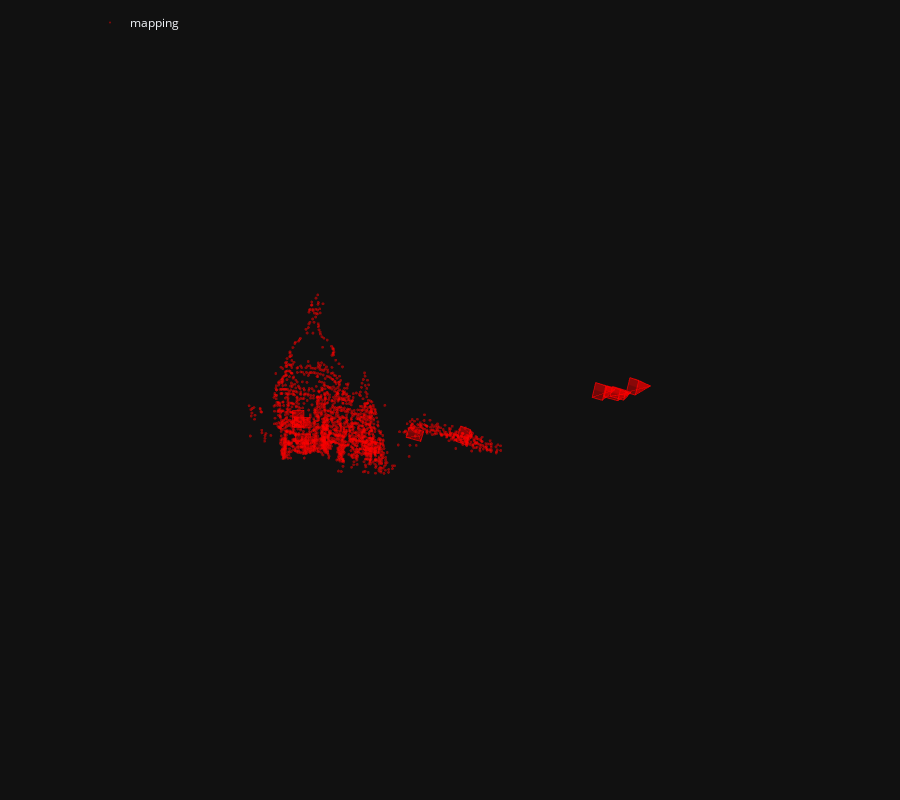

The cell this chart's notebook holds for it:
### Markdown cell above
Reconstruction

### Code cell
model = reconstruction.main(sfm_dir_ss, images, sfm_pairs, superPoint_features, superGLUE_matches, image_list=references)
fig = viz_3d.init_figure()
viz_3d.plot_reconstruction(fig, model, color='rgba(255,0,0,0.5)', name="mapping")
fig.show()

### Figure 1 — Plotly figure (JSON) as saved in the notebook; plotly's stock layout.template omitted (floating-point values rounded to 4 significant figures; data arrays with more than 128 entries replaced by an {"elided": "..."} marker saying what was removed)
{"data": [{"legendgroup": "mapping", "marker": {"color": "rgba(255,0,0,0.5)", "line": {"width": 0}, "size": 1}, "mode": "markers", "name": "mapping", "type": "scatter3d", "x": {"elided": "1915 float values"}, "y": {"elided": "1915 float values"}, "z": {"elided": "1915 float values"}}, {"legendgroup": "mapping", "line": {"color": "rgba(255,0,0,0.5)"}, "marker": {"size": 0.0001}, "name": "1", "showlegend": false, "type": "scatter3d", "x": [0.1941, 0.3524, 0.2815, 0.1232, 0.1941], "y": [0.3253, 0.3866, 0.6322, 0.571, 0.3253], "z": [2.255, 2.341, 2.297, 2.211, 2.255]}, {"color": "rgba(255,0,0,0.5)", "i": [0, 0, 0, 0], "j": [1, 2, 3, 4], "k": [2, 3, 4, 1], "legendgroup": "mapping", "name": "1", "showlegend": false, "type": "mesh3d", "x": [0.3852, 0.1941, 0.3524, 0.2815, 0.1232, 0.1941], "y": [0.4733, 0.3253, 0.3866, 0.6322, 0.571, 0.3253], "z": [2.01, 2.255, 2.341, 2.297, 2.211, 2.255]}, {"legendgroup": "mapping", "line": {"color": "rgba(255,0,0,0.5)", "width": 1}, "mode": "lines", "name": "1", "showlegend": false, "type": "scatter3d", "x": [0.3852, 0.1941, 0.3524, 0.3852, 0.3524, 0.2815, 0.3852, 0.2815, 0.1232, 0.3852, 0.1232, 0.1941], "y": [0.4733, 0.3253, 0.3866, 0.4733, 0.3866, 0.6322, 0.4733, 0.6322, 0.571, 0.4733, 0.571, 0.3253], "z": [2.01, 2.255, 2.341, 2.01, 2.341, 2.297, 2.01, 2.297, 2.211, 2.01, 2.211, 2.255]}, {"legendgroup": "mapping", "line": {"color": "rgba(255,0,0,0.5)"}, "marker": {"size": 0.0001}, "name": "2", "showlegend": false, "type": "scatter3d", "x": [-1.326, -1.088, -1.135, -1.373, -1.326], "y": [0.6405, 0.7068, 0.8698, 0.8035, 0.6405], "z": [4.173, 4.266, 4.27, 4.177, 4.173]}, {"color": "rgba(255,0,0,0.5)", "i": [0, 0, 0, 0], "j": [1, 2, 3, 4], "k": [2, 3, 4, 1], "legendgroup": "mapping", "name": "2", "showlegend": false, "type": "mesh3d", "x": [-1.166, -1.326, -1.088, -1.135, -1.373, -1.326], "y": [0.7785, 0.6405, 0.7068, 0.8698, 0.8035, 0.6405], "z": [4.039, 4.173, 4.266, 4.27, 4.177, 4.173]}, {"legendgroup": "mapping", "line": {"color": "rgba(255,0,0,0.5)", "width": 1}, "mode": "lines", "name": "2", "showlegend": false, "type": "scatter3d", "x": [-1.166, -1.326, -1.088, -1.166, -1.088, -1.135, -1.166, -1.135, -1.373, -1.166, -1.373, -1.326], "y": [0.7785, 0.6405, 0.7068, 0.7785, 0.7068, 0.8698, 0.7785, 0.8698, 0.8035, 0.7785, 0.8035, 0.6405], "z": [4.039, 4.173, 4.266, 4.039, 4.266, 4.27, 4.039, 4.27, 4.177, 4.039, 4.177, 4.173]}, {"legendgroup": "mapping", "line": {"color": "rgba(255,0,0,0.5)"}, "marker": {"size": 0.0001}, "name": "3", "showlegend": false, "type": "scatter3d", "x": [-2.483, -2.228, -2.234, -2.49, -2.483], "y": [0.2505, 0.2553, 0.4237, 0.419, 0.2505], "z": [3.668, 3.615, 3.598, 3.651, 3.668]}, {"color": "rgba(255,0,0,0.5)", "i": [0, 0, 0, 0], "j": [1, 2, 3, 4], "k": [2, 3, 4, 1], "legendgroup": "mapping", "name": "3", "showlegend": false, "type": "mesh3d", "x": [-2.401, -2.483, -2.228, -2.234, -2.49, -2.483], "y": [0.3144, 0.2505, 0.2553, 0.4237, 0.419, 0.2505], "z": [3.426, 3.668, 3.615, 3.598, 3.651, 3.668]}, {"legendgroup": "mapping", "line": {"color": "rgba(255,0,0,0.5)", "width": 1}, "mode": "lines", "name": "3", "showlegend": false, "type": "scatter3d", "x": [-2.401, -2.483, -2.228, -2.401, -2.228, -2.234, -2.401, -2.234, -2.49, -2.401, -2.49, -2.483], "y": [0.3144, 0.2505, 0.2553, 0.3144, 0.2553, 0.4237, 0.3144, 0.4237, 0.419, 0.3144, 0.419, 0.2505], "z": [3.426, 3.668, 3.615, 3.426, 3.615, 3.598, 3.426, 3.598, 3.651, 3.426, 3.651, 3.668]}, {"legendgroup": "mapping", "line": {"color": "rgba(255,0,0,0.5)"}, "marker": {"size": 0.0001}, "name": "4", "showlegend": false, "type": "scatter3d", "x": [2.638, 2.855, 2.818, 2.602, 2.638], "y": [-0.5924, -0.5236, -0.3662, -0.435, -0.5924], "z": [-3.335, -3.237, -3.267, -3.365, -3.335]}, {"color": "rgba(255,0,0,0.5)", "i": [0, 0, 0, 0], "j": [1, 2, 3, 4], "k": [2, 3, 4, 1], "legendgroup": "mapping", "name": "4", "showlegend": false, "type": "mesh3d", "x": [2.938, 2.638, 2.855, 2.818, 2.602, 2.638], "y": [-0.5139, -0.5924, -0.5236, -0.3662, -0.435, -0.5924], "z": [-3.74, -3.335, -3.237, -3.267, -3.365, -3.335]}, {"legendgroup": "mapping", "line": {"color": "rgba(255,0,0,0.5)", "width": 1}, "mode": "lines", "name": "4", "showlegend": false, "type": "scatter3d", "x": [2.938, 2.638, 2.855, 2.938, 2.855, 2.818, 2.938, 2.818, 2.602, 2.938, 2.602, 2.638], "y": [-0.5139, -0.5924, -0.5236, -0.5139, -0.5236, -0.3662, -0.5139, -0.3662, -0.435, -0.5139, -0.435, -0.5924], "z": [-3.74, -3.335, -3.237, -3.74, -3.237, -3.267, -3.74, -3.267, -3.365, -3.74, -3.365, -3.335]}, {"legendgroup": "mapping", "line": {"color": "rgba(255,0,0,0.5)"}, "marker": {"size": 0.0001}, "name": "5", "showlegend": false, "type": "scatter3d", "x": [-2.47, -2.223, -2.212, -2.459, -2.47], "y": [0.5542, 0.5514, 0.7182, 0.7211, 0.5542], "z": [4.34, 4.258, 4.286, 4.368, 4.34]}, {"color": "rgba(255,0,0,0.5)", "i": [0, 0, 0, 0], "j": [1, 2, 3, 4], "k": [2, 3, 4, 1], "legendgroup": "mapping", "name": "5", "showlegend": false, "type": "mesh3d", "x": [-2.405, -2.47, -2.223, -2.212, -2.459, -2.47], "y": [0.6727, 0.5542, 0.5514, 0.7182, 0.7211, 0.5542], "z": [4.118, 4.34, 4.258, 4.286, 4.368, 4.34]}, {"legendgroup": "mapping", "line": {"color": "rgba(255,0,0,0.5)", "width": 1}, "mode": "lines", "name": "5", "showlegend": false, "type": "scatter3d", "x": [-2.405, -2.47, -2.223, -2.405, -2.223, -2.212, -2.405, -2.212, -2.459, -2.405, -2.459, -2.47], "y": [0.6727, 0.5542, 0.5514, 0.6727, 0.5514, 0.7182, 0.6727, 0.7182, 0.7211, 0.6727, 0.7211, 0.5542], "z": [4.118, 4.34, 4.258, 4.118, 4.258, 4.286, 4.118, 4.286, 4.368, 4.118, 4.368, 4.34]}, {"legendgroup": "mapping", "line": {"color": "rgba(255,0,0,0.5)"}, "marker": {"size": 0.0001}, "name": "6", "showlegend": false, "type": "scatter3d", "x": [-0.6357, -0.3988, -0.4481, -0.685, -0.6357], "y": [0.3746, 0.4446, 0.6077, 0.5377, 0.3746], "z": [2.845, 2.939, 2.942, 2.847, 2.845]}, {"color": "rgba(255,0,0,0.5)", "i": [0, 0, 0, 0], "j": [1, 2, 3, 4], "k": [2, 3, 4, 1], "legendgroup": "mapping", "name": "6", "showlegend": false, "type": "mesh3d", "x": [-0.471, -0.6357, -0.3988, -0.4481, -0.685, -0.6357], "y": [0.5158, 0.3746, 0.4446, 0.6077, 0.5377, 0.3746], "z": [2.697, 2.845, 2.939, 2.942, 2.847, 2.845]}, {"legendgroup": "mapping", "line": {"color": "rgba(255,0,0,0.5)", "width": 1}, "mode": "lines", "name": "6", "showlegend": false, "type": "scatter3d", "x": [-0.471, -0.6357, -0.3988, -0.471, -0.3988, -0.4481, -0.471, -0.4481, -0.685, -0.471, -0.685, -0.6357], "y": [0.5158, 0.3746, 0.4446, 0.5158, 0.4446, 0.6077, 0.5158, 0.6077, 0.5377, 0.5158, 0.5377, 0.3746], "z": [2.697, 2.845, 2.939, 2.697, 2.939, 2.942, 2.697, 2.942, 2.847, 2.697, 2.847, 2.845]}, {"legendgroup": "mapping", "line": {"color": "rgba(255,0,0,0.5)"}, "marker": {"size": 0.0001}, "name": "7", "showlegend": false, "type": "scatter3d", "x": [2.368, 2.533, 2.478, 2.312, 2.368], "y": [-0.6485, -0.5961, -0.3595, -0.4119, -0.6485], "z": [-3.206, -3.139, -3.187, -3.254, -3.206]}, {"color": "rgba(255,0,0,0.5)", "i": [0, 0, 0, 0], "j": [1, 2, 3, 4], "k": [2, 3, 4, 1], "legendgroup": "mapping", "name": "7", "showlegend": false, "type": "mesh3d", "x": [2.682, 2.368, 2.533, 2.478, 2.312, 2.368], "y": [-0.5635, -0.6485, -0.5961, -0.3595, -0.4119, -0.6485], "z": [-3.79, -3.206, -3.139, -3.187, -3.254, -3.206]}, {"legendgroup": "mapping", "line": {"color": "rgba(255,0,0,0.5)", "width": 1}, "mode": "lines", "name": "7", "showlegend": false, "type": "scatter3d", "x": [2.682, 2.368, 2.533, 2.682, 2.533, 2.478, 2.682, 2.478, 2.312, 2.682, 2.312, 2.368], "y": [-0.5635, -0.6485, -0.5961, -0.5635, -0.5961, -0.3595, -0.5635, -0.3595, -0.4119, -0.5635, -0.4119, -0.6485], "z": [-3.79, -3.206, -3.139, -3.79, -3.139, -3.187, -3.79, -3.187, -3.254, -3.79, -3.254, -3.206]}, {"legendgroup": "mapping", "line": {"color": "rgba(255,0,0,0.5)"}, "marker": {"size": 0.0001}, "name": "8", "showlegend": false, "type": "scatter3d", "x": [-2.515, -2.33, -2.332, -2.517, -2.515], "y": [0.1415, 0.1389, 0.3944, 0.3971, 0.1415], "z": [3.61, 3.567, 3.541, 3.585, 3.61]}, {"color": "rgba(255,0,0,0.5)", "i": [0, 0, 0, 0], "j": [1, 2, 3, 4], "k": [2, 3, 4, 1], "legendgroup": "mapping", "name": "8", "showlegend": false, "type": "mesh3d", "x": [-2.484, -2.515, -2.33, -2.332, -2.517, -2.515], "y": [0.2418, 0.1415, 0.1389, 0.3944, 0.3971, 0.1415], "z": [3.321, 3.61, 3.567, 3.541, 3.585, 3.61]}, {"legendgroup": "mapping", "line": {"color": "rgba(255,0,0,0.5)", "width": 1}, "mode": "lines", "name": "8", "showlegend": false, "type": "scatter3d", "x": [-2.484, -2.515, -2.33, -2.484, -2.33, -2.332, -2.484, -2.332, -2.517, -2.484, -2.517, -2.515], "y": [0.2418, 0.1415, 0.1389, 0.2418, 0.1389, 0.3944, 0.2418, 0.3944, 0.3971, 0.2418, 0.3971, 0.1415], "z": [3.321, 3.61, 3.567, 3.321, 3.567, 3.541, 3.321, 3.541, 3.585, 3.321, 3.585, 3.61]}, {"legendgroup": "mapping", "line": {"color": "rgba(255,0,0,0.5)"}, "marker": {"size": 0.0001}, "name": "9", "showlegend": false, "type": "scatter3d", "x": [2.92, 3.064, 3.006, 2.863, 2.92], "y": [-0.7507, -0.7039, -0.4674, -0.5141, -0.7507], "z": [-3.664, -3.598, -3.64, -3.707, -3.664]}, {"color": "rgba(255,0,0,0.5)", "i": [0, 0, 0, 0], "j": [1, 2, 3, 4], "k": [2, 3, 4, 1], "legendgroup": "mapping", "name": "9", "showlegend": false, "type": "mesh3d", "x": [3.258, 2.92, 3.064, 3.006, 2.863, 2.92], "y": [-0.6465, -0.7507, -0.7039, -0.4674, -0.5141, -0.7507], "z": [-4.259, -3.664, -3.598, -3.64, -3.707, -3.664]}, {"legendgroup": "mapping", "line": {"color": "rgba(255,0,0,0.5)", "width": 1}, "mode": "lines", "name": "9", "showlegend": false, "type": "scatter3d", "x": [3.258, 2.92, 3.064, 3.258, 3.064, 3.006, 3.258, 3.006, 2.863, 3.258, 2.863, 2.92], "y": [-0.6465, -0.7507, -0.7039, -0.6465, -0.7039, -0.4674, -0.6465, -0.4674, -0.5141, -0.6465, -0.5141, -0.7507], "z": [-4.259, -3.664, -3.598, -4.259, -3.598, -3.64, -4.259, -3.64, -3.707, -4.259, -3.707, -3.664]}, {"legendgroup": "mapping", "line": {"color": "rgba(255,0,0,0.5)"}, "marker": {"size": 0.0001}, "name": "10", "showlegend": false, "type": "scatter3d", "x": [2.548, 2.767, 2.726, 2.507, 2.548], "y": [-0.5929, -0.5276, -0.3475, -0.4128, -0.5929], "z": [-3.126, -3.027, -3.053, -3.152, -3.126]}, {"color": "rgba(255,0,0,0.5)", "i": [0, 0, 0, 0], "j": [1, 2, 3, 4], "k": [2, 3, 4, 1], "legendgroup": "mapping", "name": "10", "showlegend": false, "type": "mesh3d", "x": [2.922, 2.548, 2.767, 2.726, 2.507, 2.548], "y": [-0.4941, -0.5929, -0.5276, -0.3475, -0.4128, -0.5929], "z": [-3.704, -3.126, -3.027, -3.053, -3.152, -3.126]}, {"legendgroup": "mapping", "line": {"color": "rgba(255,0,0,0.5)", "width": 1}, "mode": "lines", "name": "10", "showlegend": false, "type": "scatter3d", "x": [2.922, 2.548, 2.767, 2.922, 2.767, 2.726, 2.922, 2.726, 2.507, 2.922, 2.507, 2.548], "y": [-0.4941, -0.5929, -0.5276, -0.4941, -0.5276, -0.3475, -0.4941, -0.3475, -0.4128, -0.4941, -0.4128, -0.5929], "z": [-3.704, -3.126, -3.027, -3.704, -3.027, -3.053, -3.704, -3.053, -3.152, -3.704, -3.152, -3.126]}], "layout": {"height": 800, "legend": {"orientation": "h", "x": 0.1, "xanchor": "left", "y": 0.99, "yanchor": "top"}, "margin": {"b": 0, "l": 0, "pad": 0, "r": 0, "t": 0}, "scene": {"aspectmode": "data", "camera": {"eye": {"x": 0, "y": -0.1, "z": -2}, "projection": {"type": "orthographic"}, "up": {"x": 0, "y": -1, "z": 0}}, "dragmode": "orbit", "xaxis": {"autorange": true, "showbackground": false, "showgrid": false, "showline": false, "showticklabels": true, "visible": false}, "yaxis": {"autorange": true, "showbackground": false, "showgrid": false, "showline": false, "showticklabels": true, "visible": false}, "zaxis": {"autorange": true, "showbackground": false, "showgrid": false, "showline": false, "showticklabels": true, "visible": false}}}}
